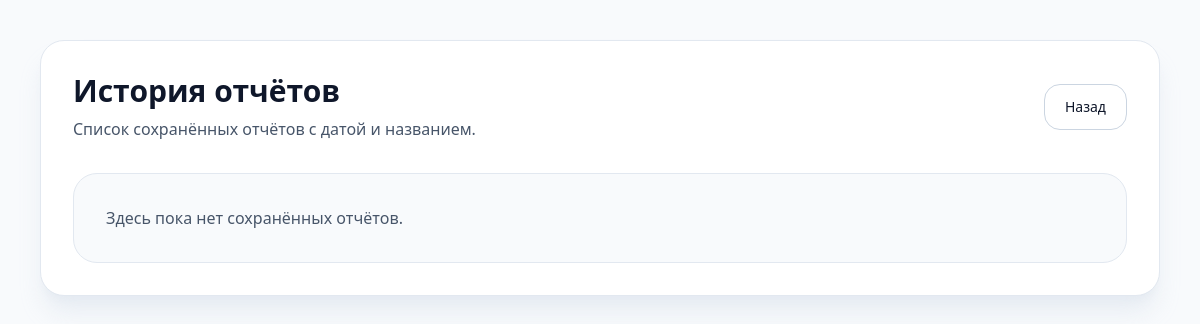
/report/history/, run on an earlier commit of the app's database.
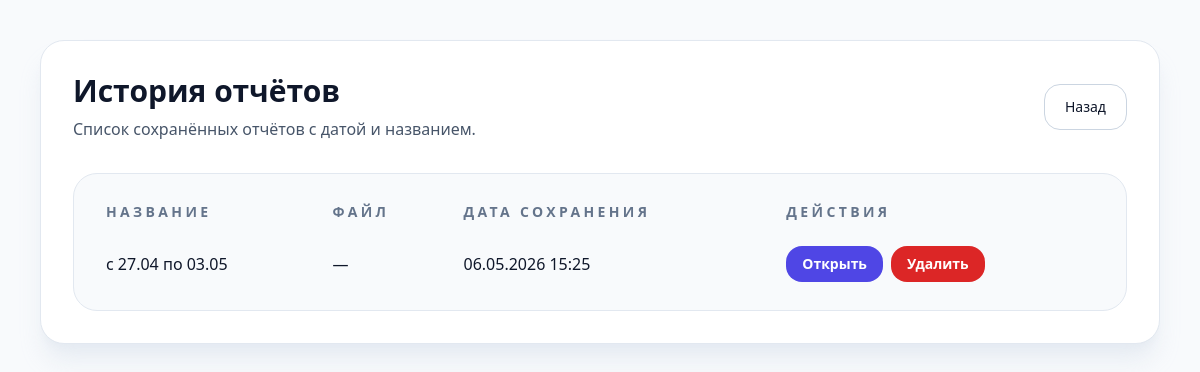
And on a later commit of the database.
### reports/models.py (models this page shows, shortened)
class Report(models.Model):
    title = models.CharField('Название отчёта', max_length=255, blank=True)
    file_name = models.CharField('Имя файла', max_length=255, blank=True)
    data = models.JSONField('Данные отчёта')
    created_at = models.DateTimeField('Дата сохранения', auto_now_add=True)
    class Meta:
        verbose_name = 'Отчёт'
        verbose_name_plural = 'Отчёты'
        ordering = ['-created_at']

### reports/views.py (the view)
# urls.py: path('report/history/', views.report_history, name='report_history'),
def report_history(request):
    reports = Report.objects.order_by('-created_at')
    return render(request, 'reports/history.html', {'reports': reports})

### templates/reports/history.html (shortened to what this page needs)
<!DOCTYPE html>
<html lang="ru">
<head>
  <script src="https://cdn.tailwindcss.com"></script>
</head>
<body class="bg-slate-50 text-slate-900 min-h-screen">
  <div class="max-w-6xl mx-auto px-4 py-10">
    <div class="mb-8 rounded-3xl border border-slate-200 bg-white p-8 shadow-xl shadow-slate-200/80">
      <div class="flex flex-col gap-4 sm:flex-row sm:items-center sm:justify-between">
        <div>
          <h1 class="text-3xl font-semibold">История отчётов</h1>
          <p class="mt-2 text-slate-600">Список сохранённых отчётов с датой и названием.</p>
        </div>
        <div class="flex flex-wrap gap-3">
          <a href="/" class="rounded-2xl border border-slate-300 bg-white px-5 py-3 text-sm text-slate-900 transition hover:border-indigo-500 hover:text-indigo-700">Назад</a>
        </div>
      </div>
      {% if reports %}
      <div class="mt-8 overflow-x-auto rounded-3xl border border-slate-200 bg-slate-50 p-4">
        <table class="min-w-full border-separate border-spacing-0">
          <thead>
            <tr class="text-left text-sm uppercase tracking-[0.24em] text-slate-500">
              <th class="px-4 py-3">Название</th>
              <th class="px-4 py-3">Файл</th>
              <th class="px-4 py-3">Дата сохранения</th>
              <th class="px-4 py-3">Действия</th>
            </tr>
          </thead>
          <tbody>
            {% for report in reports %}
            <tr class="border-t border-slate-200 hover:bg-white">
              <td class="px-4 py-3 text-slate-900">{{ report.title|default:'Без названия' }}</td>
              <td class="px-4 py-3 text-slate-900">{{ report.file_name|default:'—' }}</td>
              <td class="px-4 py-3 text-slate-900">{{ report.created_at|date:'d.m.Y H:i' }}</td>
              <td class="px-4 py-3">
                <div class="flex flex-wrap gap-2">
                  <a href="/report/load/{{ report.pk }}/" class="rounded-2xl bg-indigo-600 px-4 py-2 text-sm font-semibold text-white transition hover:bg-indigo-500">Открыть</a>
                  <form method="post" action="/report/delete/{{ report.pk }}/" class="inline">
                    <button type="submit" class="rounded-2xl bg-red-600 px-4 py-2 text-sm font-semibold text-white transition hover:bg-red-500">Удалить</button>
                  </form>
                </div>
              </td>
            </tr>
            {% endfor %}
          </tbody>
        </table>
      </div>
      {% else %}
      <div class="mt-8 rounded-3xl border border-slate-200 bg-slate-50 p-8 text-slate-600">
        Здесь пока нет сохранённых отчётов.
      </div>
      {% endif %}
    </div>
  </div>
</body>
</html>

What changed in the data, as far as the page shows it:
added Report: title "с 27.04 по 03.05", file_name "—", created_at "06.05.2026 15:25"
Also different on the page:
text no longer shown: "Здесь пока нет сохранённых отчётов."
text now shown: "НАЗВАНИЕ ФАЙЛ ДАТА СОХРАНЕНИЯ ДЕЙСТВИЯ"
